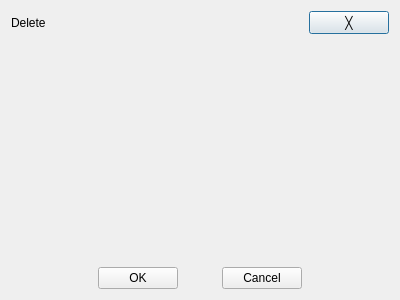
<?xml version="1.0" encoding="UTF-8"?>
<ui version="4.0">
 <class>Delete</class>
 <widget class="QDialog" name="Delete">
  <property name="geometry">
   <rect>
    <x>0</x>
    <y>0</y>
    <width>400</width>
    <height>300</height>
   </rect>
  </property>
  <property name="windowTitle">
   <string>Delete</string>
  </property>
  <layout class="QVBoxLayout" name="verticalLayoutDelete">
   <item>
    <widget class="QWidget" name="widgetBackground" native="true">
     <layout class="QVBoxLayout" name="verticalLayoutBackground">
      <property name="spacing">
       <number>0</number>
      </property>
      <property name="leftMargin">
       <number>0</number>
      </property>
      <property name="topMargin">
       <number>0</number>
      </property>
      <property name="rightMargin">
       <number>0</number>
      </property>
      <property name="bottomMargin">
       <number>0</number>
      </property>
      <item>
       <widget class="QWidget" name="widgetTitleBar" native="true">
        <layout class="QHBoxLayout" name="horizontalLayoutTitleBar">
         <property name="leftMargin">
          <number>0</number>
         </property>
         <property name="topMargin">
          <number>0</number>
         </property>
         <property name="rightMargin">
          <number>0</number>
         </property>
         <property name="bottomMargin">
          <number>0</number>
         </property>
         <item>
          <widget class="QLabel" name="labelTitle">
           <property name="text">
            <string>Delete</string>
           </property>
          </widget>
         </item>
         <item>
          <spacer name="horizontalSpacerTitleBar">
           <property name="orientation">
            <enum>Qt::Horizontal</enum>
           </property>
           <property name="sizeHint" stdset="0">
            <size>
             <width>237</width>
             <height>20</height>
            </size>
           </property>
          </spacer>
         </item>
         <item>
          <widget class="QPushButton" name="pushButtonClose">
           <property name="text">
            <string>╳</string>
           </property>
          </widget>
         </item>
        </layout>
       </widget>
      </item>
      <item>
       <widget class="QLabel" name="labelInfo">
        <property name="sizePolicy">
         <sizepolicy hsizetype="Expanding" vsizetype="Expanding">
          <horstretch>0</horstretch>
          <verstretch>0</verstretch>
         </sizepolicy>
        </property>
        <property name="text">
         <string/>
        </property>
        <property name="alignment">
         <set>Qt::AlignCenter</set>
        </property>
       </widget>
      </item>
      <item>
       <layout class="QHBoxLayout" name="horizontalLayoutOkCancel" stretch="2,0,1,0,2">
        <property name="spacing">
         <number>0</number>
        </property>
        <property name="bottomMargin">
         <number>0</number>
        </property>
        <item>
         <spacer name="horizontalSpacerLeft">
          <property name="orientation">
           <enum>Qt::Horizontal</enum>
          </property>
          <property name="sizeHint" stdset="0">
           <size>
            <width>40</width>
            <height>20</height>
           </size>
          </property>
         </spacer>
        </item>
        <item>
         <widget class="QPushButton" name="pushButtonOk">
          <property name="text">
           <string>OK</string>
          </property>
         </widget>
        </item>
        <item>
         <spacer name="horizontalSpacerMiddle">
          <property name="orientation">
           <enum>Qt::Horizontal</enum>
          </property>
          <property name="sizeHint" stdset="0">
           <size>
            <width>40</width>
            <height>20</height>
           </size>
          </property>
         </spacer>
        </item>
        <item>
         <widget class="QPushButton" name="pushButtonCancel">
          <property name="text">
           <string>Cancel</string>
          </property>
         </widget>
        </item>
        <item>
         <spacer name="horizontalSpacerRight">
          <property name="orientation">
           <enum>Qt::Horizontal</enum>
          </property>
          <property name="sizeHint" stdset="0">
           <size>
            <width>40</width>
            <height>20</height>
           </size>
          </property>
         </spacer>
        </item>
       </layout>
      </item>
     </layout>
    </widget>
   </item>
  </layout>
 </widget>
 <resources/>
 <connections/>
</ui>
